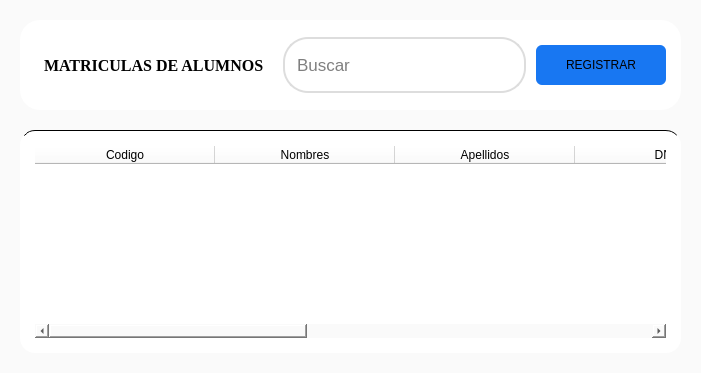
            <widget class="QWidget" name="pageMatricula">
             <property name="styleSheet">
              <string notr="true"/>
             </property>
             <layout class="QHBoxLayout" name="horizontalLayout_6">
              <property name="spacing">
               <number>0</number>
              </property>
              <property name="leftMargin">
               <number>0</number>
              </property>
              <property name="topMargin">
               <number>0</number>
              </property>
              <property name="rightMargin">
               <number>0</number>
              </property>
              <property name="bottomMargin">
               <number>0</number>
              </property>
              <item>
               <widget class="QFrame" name="frame">
                <property name="styleSheet">
                 <string notr="true">background-color:#fafafa;
border:none;</string>
                </property>
                <property name="frameShape">
                 <enum>QFrame::StyledPanel</enum>
                </property>
                <property name="frameShadow">
                 <enum>QFrame::Raised</enum>
                </property>
                <layout class="QVBoxLayout" name="verticalLayout_7">
                 <property name="spacing">
                  <number>20</number>
                 </property>
                 <property name="leftMargin">
                  <number>20</number>
                 </property>
                 <property name="topMargin">
                  <number>20</number>
                 </property>
                 <property name="rightMargin">
                  <number>20</number>
                 </property>
                 <property name="bottomMargin">
                  <number>20</number>
                 </property>
                 <item>
                  <widget class="QFrame" name="frame_3">
                   <property name="minimumSize">
                    <size>
                     <width>0</width>
                     <height>90</height>
                    </size>
                   </property>
                   <property name="styleSheet">
                    <string notr="true">background:#ffffff;
padding:15px;
border-radius:20px;</string>
                   </property>
                   <property name="frameShape">
                    <enum>QFrame::StyledPanel</enum>
                   </property>
                   <property name="frameShadow">
                    <enum>QFrame::Raised</enum>
                   </property>
                   <layout class="QHBoxLayout" name="horizontalLayout_7">
                    <property name="spacing">
                     <number>10</number>
                    </property>
                    <property name="leftMargin">
                     <number>0</number>
                    </property>
                    <property name="topMargin">
                     <number>0</number>
                    </property>
                    <property name="rightMargin">
                     <number>0</number>
                    </property>
                    <property name="bottomMargin">
                     <number>0</number>
                    </property>
                    <item>
                     <widget class="QLabel" name="label_3">
                      <property name="font">
                       <font>
                        <family>Georgia</family>
                        <pointsize>12</pointsize>
                        <weight>75</weight>
                        <bold>true</bold>
                       </font>
                      </property>
                      <property name="styleSheet">
                       <string notr="true">padding:8px 5px;</string>
                      </property>
                      <property name="text">
                       <string>MATRICULAS DE ALUMNOS</string>
                      </property>
                      <property name="alignment">
                       <set>Qt::AlignLeading|Qt::AlignLeft|Qt::AlignVCenter</set>
                      </property>
                      <property name="wordWrap">
                       <bool>false</bool>
                      </property>
                     </widget>
                    </item>
                    <item>
                     <widget class="QFrame" name="barraBus">
                      <property name="maximumSize">
                       <size>
                        <width>500</width>
                        <height>56</height>
                       </size>
                      </property>
                      <property name="font">
                       <font>
                        <family>Georgia</family>
                        <pointsize>10</pointsize>
                       </font>
                      </property>
                      <property name="styleSheet">
                       <string notr="true">#barraBus{
	border: 2px solid #ddd;
	margin:0 ;
	padding:5px;
	border-radius:25px;
}

.QLineEdit{
	padding:5px;
}</string>
                      </property>
                      <property name="frameShape">
                       <enum>QFrame::StyledPanel</enum>
                      </property>
                      <property name="frameShadow">
                       <enum>QFrame::Raised</enum>
                      </property>
                      <layout class="QHBoxLayout" name="horizontalLayout_10">
                       <property name="spacing">
                        <number>0</number>
                       </property>
                       <property name="leftMargin">
                        <number>0</number>
                       </property>
                       <property name="topMargin">
                        <number>0</number>
                       </property>
                       <property name="rightMargin">
                        <number>0</number>
                       </property>
                       <property name="bottomMargin">
                        <number>0</number>
                       </property>
                       <item>
                        <widget class="QLineEdit" name="lineEdit">
                         <property name="font">
                          <font>
                           <family>Arial</family>
                           <pointsize>13</pointsize>
                          </font>
                         </property>
                         <property name="styleSheet">
                          <string notr="true"/>
                         </property>
                         <property name="inputMask">
                          <string/>
                         </property>
                         <property name="frame">
                          <bool>true</bool>
                         </property>
                         <property name="placeholderText">
                          <string>Buscar</string>
                         </property>
                        </widget>
                       </item>
                       <item alignment="Qt::AlignHCenter|Qt::AlignVCenter">
                        <widget class="QPushButton" name="pushButton_3">
                         <property name="text">
                          <string/>
                         </property>
                         <property name="icon">
                          <iconset>
                           <normaloff>../../../Downloads/vidrio-de-aumento.png</normaloff>../../../Downloads/vidrio-de-aumento.png</iconset>
                         </property>
                        </widget>
                       </item>
                      </layout>
                     </widget>
                    </item>
                    <item>
                     <widget class="QPushButton" name="btnRegistrar">
                      <property name="maximumSize">
                       <size>
                        <width>130</width>
                        <height>40</height>
                       </size>
                      </property>
                      <property name="cursor">
                       <cursorShape>PointingHandCursor</cursorShape>
                      </property>
                      <property name="styleSheet">
                       <string notr="true">QPushButton{
	background-color:#1877f2;
	border:none;
	border-radius:6px;
	width:100px;
	
}


QPushButton:hover{
	background-color:#4267b2;
	
}

</string>
                      </property>
                      <property name="text">
                       <string>REGISTRAR</string>
                      </property>
                     </widget>
                    </item>
                   </layout>
                  </widget>
                 </item>
                 <item>
                  <widget class="QFrame" name="frame_4">
                   <property name="styleSheet">
                    <string notr="true">QFrame{
background:#fff;
border-radius:15px;
border-top:1px solid #000
}

QTableWidget{

	
}
</string>
                   </property>
                   <property name="frameShape">
                    <enum>QFrame::StyledPanel</enum>
                   </property>
                   <property name="frameShadow">
                    <enum>QFrame::Raised</enum>
                   </property>
                   <layout class="QHBoxLayout" name="horizontalLayout_9" stretch="0">
                    <property name="spacing">
                     <number>15</number>
                    </property>
                    <property name="leftMargin">
                     <number>15</number>
                    </property>
                    <property name="topMargin">
                     <number>15</number>
                    </property>
                    <property name="rightMargin">
                     <number>15</number>
                    </property>
                    <property name="bottomMargin">
                     <number>15</number>
                    </property>
                    <item>
                     <widget class="QTableWidget" name="tblMatriculas">
                      <property name="font">
                       <font>
                        <pointsize>12</pointsize>
                       </font>
                      </property>
                      <property name="styleSheet">
                       <string notr="true">border:none</string>
                      </property>
                      <property name="sizeAdjustPolicy">
                       <enum>QAbstractScrollArea::AdjustIgnored</enum>
                      </property>
                      <property name="editTriggers">
                       <set>QAbstractItemView::AnyKeyPressed|QAbstractItemView::DoubleClicked|QAbstractItemView::EditKeyPressed</set>
                      </property>
                      <property name="textElideMode">
                       <enum>Qt::ElideMiddle</enum>
                      </property>
                      <property name="showGrid">
                       <bool>true</bool>
                      </property>
                      <property name="gridStyle">
                       <enum>Qt::SolidLine</enum>
                      </property>
                      <property name="sortingEnabled">
                       <bool>false</bool>
                      </property>
                      <attribute name="horizontalHeaderCascadingSectionResizes">
                       <bool>false</bool>
                      </attribute>
                      <attribute name="horizontalHeaderDefaultSectionSize">
                       <number>180</number>
                      </attribute>
                      <attribute name="horizontalHeaderHighlightSections">
                       <bool>true</bool>
                      </attribute>
                      <attribute name="horizontalHeaderShowSortIndicator" stdset="0">
                       <bool>false</bool>
                      </attribute>
                      <attribute name="horizontalHeaderStretchLastSection">
                       <bool>true</bool>
                      </attribute>
                      <attribute name="verticalHeaderDefaultSectionSize">
                       <number>50</number>
                      </attribute>
                      <column>
                       <property name="text">
                        <string>Codigo</string>
                       </property>
                      </column>
                      <column>
                       <property name="text">
                        <string>Nombres</string>
                       </property>
                      </column>
                      <column>
                       <property name="text">
                        <string>Apellidos</string>
                       </property>
                      </column>
                      <column>
                       <property name="text">
                        <string>DNI</string>
                       </property>
                      </column>
                      <column>
                       <property name="text">
                        <string>Telefono</string>
                       </property>
                      </column>
                      <column>
                       <property name="text">
                        <string>Direccion</string>
                       </property>
                      </column>
                      <column>
                       <property name="text">
                        <string>Acciones</string>
                       </property>
                      </column>
                     </widget>
                    </item>
                   </layout>
                  </widget>
                 </item>
                </layout>
               </widget>
              </item>
             </layout>
            </widget>
